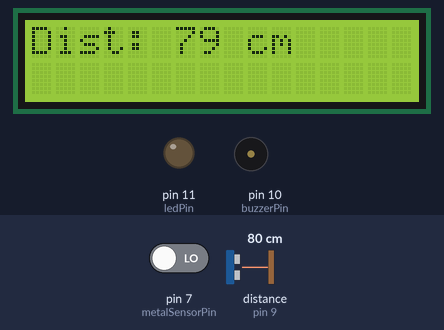
Recording of a sketch running on a simulated Arduino Uno, built with avr-gcc and run on an emulated ATmega328P. On the bench: 16×2 character LCD, output pins drawn as LEDs (lit = HIGH), buzzer (waves = sounding, pin HIGH). Wiring (inferred from the names in the program): ultrasonic range finder: trigger pin 8; echo pin 9. Inputs (shaded band) come from the test bench; at power-on: pin 7 (metalSensorPin) LOW, distance to the obstacle (sensor on pin 9) 80 cm. The echo pulse lasts 58.3 µs per cm; no radio packets arrive unless stated; pins used as bus, display or sensor lines are not drawn.

Above: at 1.2 s.
1.3 s: pin 7 (metalSensorPin) driven HIGH
At 2.6 s:
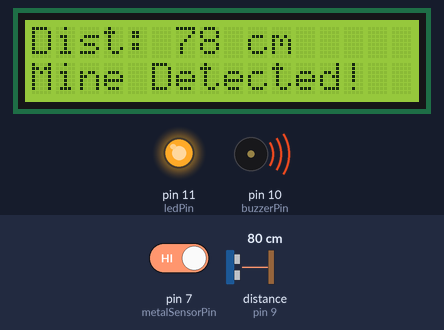
3.1 s: distance to the obstacle (sensor on pin 9) set to 2 cm
At 6.0 s:
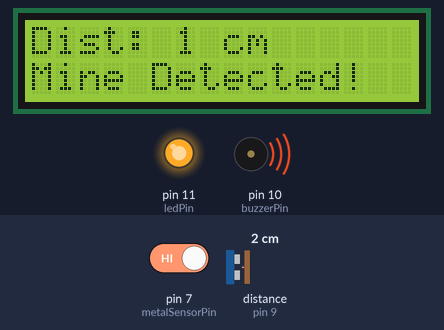
6.2 s: distance to the obstacle (sensor on pin 9) set to 4 cm
At 9.2 s:
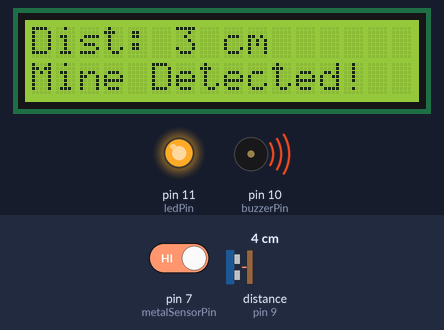
9.3 s: distance to the obstacle (sensor on pin 9) set to 120 cm
12.4 s: pin 7 (metalSensorPin) driven LOW
At 12.9 s:
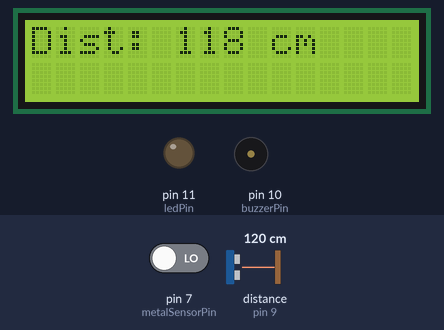
13.9 s: distance to the obstacle (sensor on pin 9) set to 9 cm
At 14.7 s:
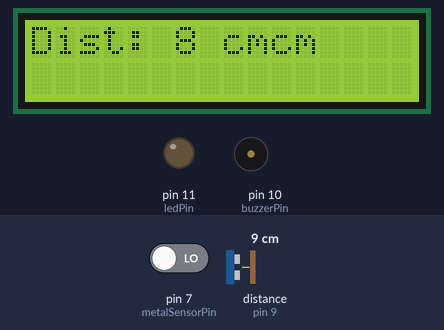
Timing chart, 0 to 16.4 s (numbered marks = the images above; inputs shaded):
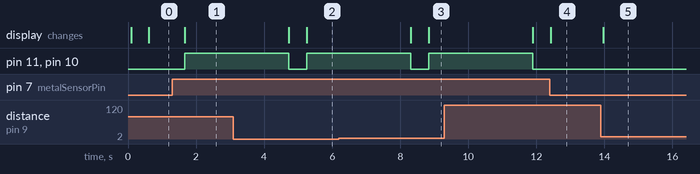

Measured:
- after the input at 1.3 s, pin 11 (ledPin), pin 10 (buzzerPin): LOW → HIGH after 0.36 s; the display: changes after 0.36 s (image 1)
- after the input at 3.1 s, the display: first differs from a run without the input after 2.2 s (image 2)
- after the input at 6.2 s, the display: first differs from a run without the input after 2.6 s (image 3)
- after the input at 12.4 s, pin 11 (ledPin), pin 10 (buzzerPin): stays LOW (without the input it goes to HIGH after 0.03 s); the display: changes at once (image 4)
- after the input at 13.9 s, the display: changes after 0.07 s (image 5)

The sketch:

mine_finder.ino
```cpp
#include <SPI.h>
#include <LoRa.h>
#include <LiquidCrystal_I2C.h>
#include <SoftwareSerial.h>

// LCD setup (16x2 I2C)
LiquidCrystal_I2C lcd(0x27, 16, 2);

// GPS setup
SoftwareSerial gpsSerial(4, 3); // RX, TX

// Pins
const int metalSensorPin = 7;
const int trigPin = 8;
const int echoPin = 9;
const int buzzerPin = 10;
const int ledPin = 11;

// Motor pins
const int in1 = 5;
const int in2 = 6;
const int in3 = A0;
const int in4 = A1;

void setup() {
  Serial.begin(9600);
  gpsSerial.begin(9600);
  lcd.begin();
  lcd.backlight();

  LoRa.begin(433E6);  // Change frequency as per region

  pinMode(metalSensorPin, INPUT);
  pinMode(trigPin, OUTPUT);
  pinMode(echoPin, INPUT);
  pinMode(buzzerPin, OUTPUT);
  pinMode(ledPin, OUTPUT);
}

void loop() {
  long duration, distance;

  // Ultrasonic distance
  digitalWrite(trigPin, LOW);
  delayMicroseconds(2);
  digitalWrite(trigPin, HIGH);
  delayMicroseconds(10);
  digitalWrite(trigPin, LOW);
  duration = pulseIn(echoPin, HIGH);
  distance = duration * 0.034 / 2;

  // Read metal detection
  int metalDetected = digitalRead(metalSensorPin);

  // Display on LCD
  lcd.setCursor(0, 0);
  lcd.print("Dist: ");
  lcd.print(distance);
  lcd.print(" cm");

  if (metalDetected == HIGH) {
    lcd.setCursor(0, 1);
    lcd.print("Mine Detected!");
    digitalWrite(buzzerPin, HIGH);
    digitalWrite(ledPin, HIGH);

    // Get GPS data (simplified)
    String gpsData = "";
    while (gpsSerial.available()) {
      gpsData += char(gpsSerial.read());
    }

    // Send via LoRa
    LoRa.beginPacket();
    LoRa.print("Mine Detected at: ");
    LoRa.print(distance);
    LoRa.print("cm | GPS: ");
    LoRa.print(gpsData);
    LoRa.endPacket();

    delay(3000);
    digitalWrite(buzzerPin, LOW);
    digitalWrite(ledPin, LOW);
    lcd.clear();
  }

  delay(500);
}
```
